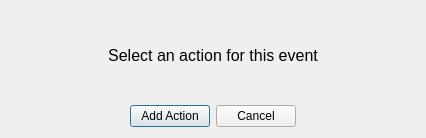
<?xml version="1.0" encoding="UTF-8"?>
<ui version="4.0">
 <class>createActorEventDialog</class>
 <widget class="QDialog" name="createActorEventDialog">
  <property name="geometry">
   <rect>
    <x>0</x>
    <y>0</y>
    <width>426</width>
    <height>138</height>
   </rect>
  </property>
  <property name="windowTitle">
   <string>Create Actor Event</string>
  </property>
  <layout class="QVBoxLayout" name="verticalLayout">
   <item>
    <widget class="QLabel" name="label">
     <property name="font">
      <font>
       <pointsize>12</pointsize>
      </font>
     </property>
     <property name="text">
      <string>Select an action for this event</string>
     </property>
     <property name="alignment">
      <set>Qt::AlignCenter</set>
     </property>
    </widget>
   </item>
   <item>
    <layout class="QHBoxLayout" name="horizontalLayout">
     <item>
      <spacer name="horizontalSpacer">
       <property name="orientation">
        <enum>Qt::Horizontal</enum>
       </property>
       <property name="sizeHint" stdset="0">
        <size>
         <width>40</width>
         <height>20</height>
        </size>
       </property>
      </spacer>
     </item>
     <item>
      <widget class="QPushButton" name="addActionBtn">
       <property name="text">
        <string>Add Action</string>
       </property>
      </widget>
     </item>
     <item>
      <widget class="QPushButton" name="cancelBtn">
       <property name="text">
        <string>Cancel</string>
       </property>
      </widget>
     </item>
     <item>
      <spacer name="horizontalSpacer_2">
       <property name="orientation">
        <enum>Qt::Horizontal</enum>
       </property>
       <property name="sizeHint" stdset="0">
        <size>
         <width>40</width>
         <height>20</height>
        </size>
       </property>
      </spacer>
     </item>
    </layout>
   </item>
  </layout>
 </widget>
 <resources/>
 <connections/>
</ui>
